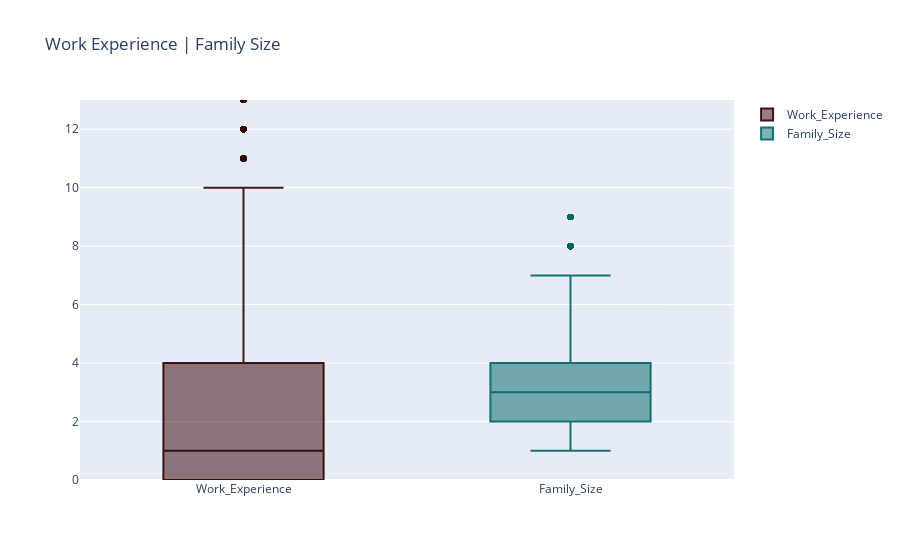

The cell this chart's notebook holds for it:
### Code cell
g1 = [go.Box(y=data.Work_Experience,name="Work_Experience",marker=dict(color="rgba(51,0,0,0.9)"),hoverinfo="name+y")]
g2 = [go.Box(y=data.Family_Size,name="Family_Size",marker=dict(color="rgba(0,102,102,0.9)"),hoverinfo="name+y")]
layout2 = go.Layout(title="Work Experience | Family Size",yaxis=dict(range=[0,13])) 
fig2 = go.Figure(data=g1+g2,layout=layout2)
iplot(fig2)

### Figure 1 — Plotly figure (JSON) as saved in the notebook; plotly's stock layout.template omitted (floating-point values rounded to 4 significant figures; data arrays with more than 128 entries replaced by an {"elided": "..."} marker saying what was removed)
{"data": [{"hoverinfo": "name+y", "marker": {"color": "rgba(51,0,0,0.9)"}, "name": "Work_Experience", "type": "box", "y": {"elided": "8068 int values"}}, {"hoverinfo": "name+y", "marker": {"color": "rgba(0,102,102,0.9)"}, "name": "Family_Size", "type": "box", "y": {"elided": "8068 int values"}}], "layout": {"title": {"text": "Work Experience | Family Size"}, "yaxis": {"range": [0, 13]}}}
